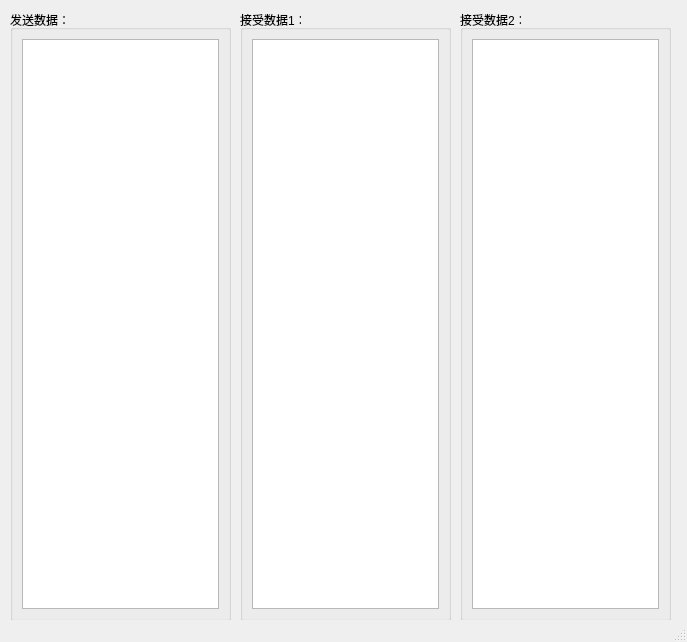
<?xml version="1.0" encoding="UTF-8"?>
<ui version="4.0">
 <class>TestWindow</class>
 <widget class="QMainWindow" name="TestWindow">
  <property name="geometry">
   <rect>
    <x>0</x>
    <y>0</y>
    <width>687</width>
    <height>642</height>
   </rect>
  </property>
  <property name="windowTitle">
   <string>MainWindow</string>
  </property>
  <widget class="QWidget" name="centralwidget">
   <widget class="QGroupBox" name="groupBox">
    <property name="geometry">
     <rect>
      <x>10</x>
      <y>10</y>
      <width>221</width>
      <height>611</height>
     </rect>
    </property>
    <property name="title">
     <string>发送数据：</string>
    </property>
    <layout class="QGridLayout" name="gridLayout">
     <item row="0" column="0">
      <widget class="QTextEdit" name="text1"/>
     </item>
    </layout>
   </widget>
   <widget class="QGroupBox" name="groupBox_2">
    <property name="geometry">
     <rect>
      <x>240</x>
      <y>10</y>
      <width>211</width>
      <height>611</height>
     </rect>
    </property>
    <property name="title">
     <string>接受数据1：</string>
    </property>
    <layout class="QGridLayout" name="gridLayout_2">
     <item row="0" column="0">
      <widget class="QTextEdit" name="text2"/>
     </item>
    </layout>
   </widget>
   <widget class="QGroupBox" name="groupBox_3">
    <property name="geometry">
     <rect>
      <x>460</x>
      <y>10</y>
      <width>211</width>
      <height>611</height>
     </rect>
    </property>
    <property name="title">
     <string>接受数据2：</string>
    </property>
    <layout class="QGridLayout" name="gridLayout_3">
     <item row="0" column="0">
      <widget class="QTextEdit" name="text2_2"/>
     </item>
    </layout>
   </widget>
  </widget>
  <widget class="QMenuBar" name="menubar">
   <property name="geometry">
    <rect>
     <x>0</x>
     <y>0</y>
     <width>687</width>
     <height>23</height>
    </rect>
   </property>
  </widget>
  <widget class="QStatusBar" name="statusbar"/>
 </widget>
 <resources/>
 <connections/>
</ui>
